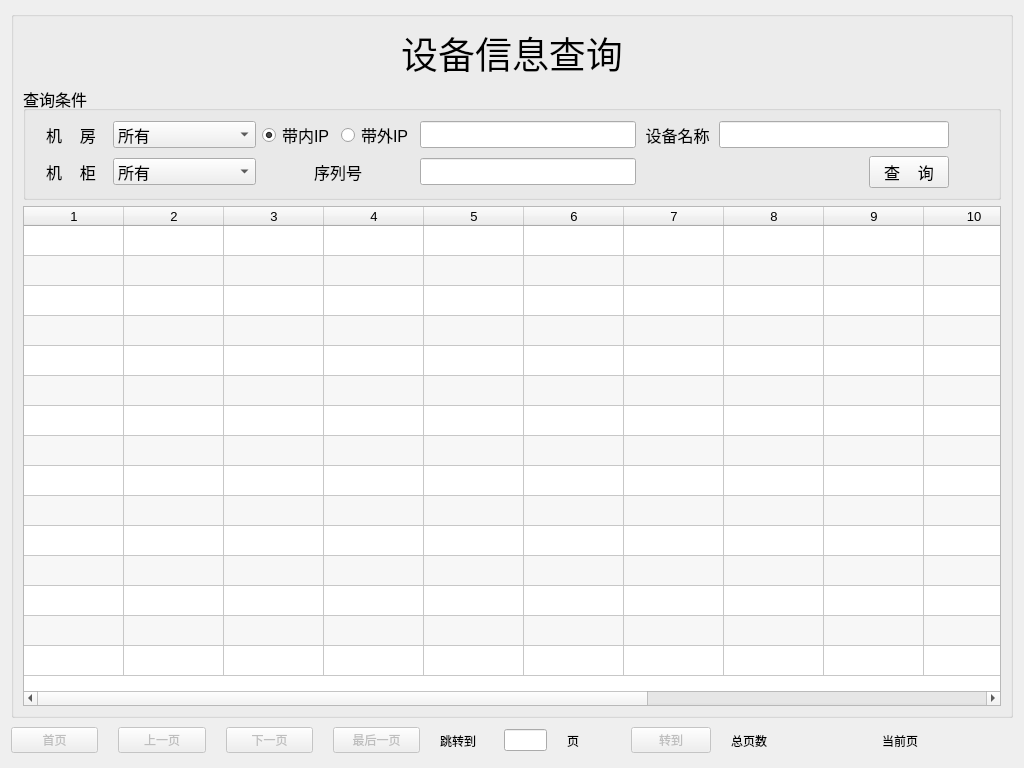
<?xml version="1.0" encoding="UTF-8"?>
<ui version="4.0">
 <class>MachineSelect</class>
 <widget class="QWidget" name="MachineSelect">
  <property name="geometry">
   <rect>
    <x>0</x>
    <y>0</y>
    <width>1024</width>
    <height>768</height>
   </rect>
  </property>
  <property name="windowTitle">
   <string>设备查询窗口</string>
  </property>
  <property name="windowIcon">
   <iconset>
    <normaloff>C:/Users/zl/.designer/backup/img/11.ico</normaloff>C:/Users/zl/.designer/backup/img/11.ico</iconset>
  </property>
  <layout class="QHBoxLayout" name="horizontalLayout">
   <item>
    <layout class="QVBoxLayout" name="verticalLayout_2" stretch="15,1">
     <item>
      <widget class="QGroupBox" name="vbox">
       <property name="sizePolicy">
        <sizepolicy hsizetype="Expanding" vsizetype="Preferred">
         <horstretch>0</horstretch>
         <verstretch>0</verstretch>
        </sizepolicy>
       </property>
       <property name="baseSize">
        <size>
         <width>0</width>
         <height>0</height>
        </size>
       </property>
       <property name="alignment">
        <set>Qt::AlignCenter</set>
       </property>
       <layout class="QVBoxLayout" name="verticalLayout" stretch="1,2,7">
        <item>
         <widget class="QLabel" name="title">
          <property name="sizePolicy">
           <sizepolicy hsizetype="Preferred" vsizetype="Preferred">
            <horstretch>1</horstretch>
            <verstretch>1</verstretch>
           </sizepolicy>
          </property>
          <property name="font">
           <font>
            <pointsize>28</pointsize>
           </font>
          </property>
          <property name="text">
           <string>设备信息查询</string>
          </property>
          <property name="alignment">
           <set>Qt::AlignCenter</set>
          </property>
         </widget>
        </item>
        <item>
         <widget class="QGroupBox" name="groupBox">
          <property name="sizePolicy">
           <sizepolicy hsizetype="Preferred" vsizetype="Preferred">
            <horstretch>0</horstretch>
            <verstretch>0</verstretch>
           </sizepolicy>
          </property>
          <property name="font">
           <font>
            <pointsize>12</pointsize>
           </font>
          </property>
          <property name="styleSheet">
           <string notr="true"/>
          </property>
          <property name="title">
           <string>查询条件</string>
          </property>
          <property name="flat">
           <bool>false</bool>
          </property>
          <property name="checkable">
           <bool>false</bool>
          </property>
          <layout class="QHBoxLayout" name="horizontalLayout_2">
           <item>
            <layout class="QGridLayout" name="gridLayout" columnstretch="1,2,1,1,3,1,2,1,0">
             <item row="0" column="5">
              <widget class="QLabel" name="label_3">
               <property name="sizePolicy">
                <sizepolicy hsizetype="Preferred" vsizetype="Preferred">
                 <horstretch>2</horstretch>
                 <verstretch>0</verstretch>
                </sizepolicy>
               </property>
               <property name="text">
                <string>设备名称</string>
               </property>
               <property name="alignment">
                <set>Qt::AlignCenter</set>
               </property>
              </widget>
             </item>
             <item row="0" column="8">
              <spacer name="horizontalSpacer_3">
               <property name="orientation">
                <enum>Qt::Horizontal</enum>
               </property>
               <property name="sizeHint" stdset="0">
                <size>
                 <width>40</width>
                 <height>20</height>
                </size>
               </property>
              </spacer>
             </item>
             <item row="1" column="1">
              <widget class="QComboBox" name="cb_cabniet">
               <item>
                <property name="text">
                 <string>所有</string>
                </property>
               </item>
              </widget>
             </item>
             <item row="0" column="6" colspan="2">
              <widget class="QLineEdit" name="machine_name">
               <property name="sizePolicy">
                <sizepolicy hsizetype="Expanding" vsizetype="Fixed">
                 <horstretch>3</horstretch>
                 <verstretch>0</verstretch>
                </sizepolicy>
               </property>
              </widget>
             </item>
             <item row="1" column="5" colspan="2">
              <spacer name="horizontalSpacer">
               <property name="orientation">
                <enum>Qt::Horizontal</enum>
               </property>
               <property name="sizeHint" stdset="0">
                <size>
                 <width>188</width>
                 <height>20</height>
                </size>
               </property>
              </spacer>
             </item>
             <item row="1" column="7">
              <widget class="QPushButton" name="select_btn">
               <property name="sizePolicy">
                <sizepolicy hsizetype="Minimum" vsizetype="Fixed">
                 <horstretch>0</horstretch>
                 <verstretch>0</verstretch>
                </sizepolicy>
               </property>
               <property name="text">
                <string>查    询</string>
               </property>
              </widget>
             </item>
             <item row="1" column="0">
              <widget class="QLabel" name="label_5">
               <property name="text">
                <string>机    柜</string>
               </property>
               <property name="alignment">
                <set>Qt::AlignCenter</set>
               </property>
              </widget>
             </item>
             <item row="0" column="1">
              <widget class="QComboBox" name="room">
               <item>
                <property name="text">
                 <string>所有</string>
                </property>
               </item>
              </widget>
             </item>
             <item row="0" column="4">
              <widget class="QLineEdit" name="mg_ip">
               <property name="sizePolicy">
                <sizepolicy hsizetype="Expanding" vsizetype="Fixed">
                 <horstretch>3</horstretch>
                 <verstretch>0</verstretch>
                </sizepolicy>
               </property>
              </widget>
             </item>
             <item row="1" column="8">
              <spacer name="horizontalSpacer_2">
               <property name="orientation">
                <enum>Qt::Horizontal</enum>
               </property>
               <property name="sizeHint" stdset="0">
                <size>
                 <width>40</width>
                 <height>20</height>
                </size>
               </property>
              </spacer>
             </item>
             <item row="1" column="4">
              <widget class="QLineEdit" name="le_sn">
               <property name="sizePolicy">
                <sizepolicy hsizetype="Expanding" vsizetype="Fixed">
                 <horstretch>3</horstretch>
                 <verstretch>0</verstretch>
                </sizepolicy>
               </property>
              </widget>
             </item>
             <item row="0" column="0">
              <widget class="QLabel" name="label">
               <property name="sizePolicy">
                <sizepolicy hsizetype="Preferred" vsizetype="Preferred">
                 <horstretch>2</horstretch>
                 <verstretch>0</verstretch>
                </sizepolicy>
               </property>
               <property name="text">
                <string>机    房</string>
               </property>
               <property name="alignment">
                <set>Qt::AlignCenter</set>
               </property>
              </widget>
             </item>
             <item row="0" column="3">
              <widget class="QRadioButton" name="rd_bmc_ip">
               <property name="text">
                <string>带外IP</string>
               </property>
              </widget>
             </item>
             <item row="0" column="2">
              <widget class="QRadioButton" name="rd_mg_ip">
               <property name="text">
                <string>带内IP</string>
               </property>
               <property name="checked">
                <bool>true</bool>
               </property>
              </widget>
             </item>
             <item row="1" column="2" colspan="2">
              <widget class="QLabel" name="label_2">
               <property name="sizePolicy">
                <sizepolicy hsizetype="Preferred" vsizetype="Preferred">
                 <horstretch>2</horstretch>
                 <verstretch>0</verstretch>
                </sizepolicy>
               </property>
               <property name="text">
                <string>序列号</string>
               </property>
               <property name="alignment">
                <set>Qt::AlignCenter</set>
               </property>
              </widget>
             </item>
            </layout>
           </item>
          </layout>
         </widget>
        </item>
        <item>
         <widget class="QTableWidget" name="select_table">
          <property name="sizePolicy">
           <sizepolicy hsizetype="Preferred" vsizetype="Preferred">
            <horstretch>0</horstretch>
            <verstretch>0</verstretch>
           </sizepolicy>
          </property>
          <property name="minimumSize">
           <size>
            <width>900</width>
            <height>500</height>
           </size>
          </property>
          <property name="font">
           <font>
            <pointsize>10</pointsize>
            <bold>false</bold>
           </font>
          </property>
          <property name="editTriggers">
           <set>QAbstractItemView::NoEditTriggers</set>
          </property>
          <property name="dragEnabled">
           <bool>false</bool>
          </property>
          <property name="alternatingRowColors">
           <bool>true</bool>
          </property>
          <property name="selectionBehavior">
           <enum>QAbstractItemView::SelectRows</enum>
          </property>
          <property name="gridStyle">
           <enum>Qt::SolidLine</enum>
          </property>
          <property name="rowCount">
           <number>15</number>
          </property>
          <property name="columnCount">
           <number>14</number>
          </property>
          <attribute name="horizontalHeaderVisible">
           <bool>true</bool>
          </attribute>
          <attribute name="horizontalHeaderCascadingSectionResizes">
           <bool>false</bool>
          </attribute>
          <attribute name="horizontalHeaderHighlightSections">
           <bool>true</bool>
          </attribute>
          <attribute name="horizontalHeaderShowSortIndicator" stdset="0">
           <bool>false</bool>
          </attribute>
          <attribute name="verticalHeaderVisible">
           <bool>false</bool>
          </attribute>
          <attribute name="verticalHeaderCascadingSectionResizes">
           <bool>false</bool>
          </attribute>
          <row/>
          <row/>
          <row/>
          <row/>
          <row/>
          <row/>
          <row/>
          <row/>
          <row/>
          <row/>
          <row/>
          <row/>
          <row/>
          <row/>
          <row/>
          <column/>
          <column/>
          <column/>
          <column/>
          <column/>
          <column/>
          <column/>
          <column/>
          <column/>
          <column/>
          <column/>
          <column/>
          <column/>
          <column/>
         </widget>
        </item>
       </layout>
      </widget>
     </item>
     <item>
      <layout class="QHBoxLayout" name="page_layout" stretch="2,2,2,2,1,1,1,1,3,3">
       <property name="spacing">
        <number>20</number>
       </property>
       <item>
        <widget class="QPushButton" name="home_btn">
         <property name="enabled">
          <bool>false</bool>
         </property>
         <property name="text">
          <string>首页</string>
         </property>
        </widget>
       </item>
       <item>
        <widget class="QPushButton" name="pre_btn">
         <property name="enabled">
          <bool>false</bool>
         </property>
         <property name="text">
          <string>上一页</string>
         </property>
        </widget>
       </item>
       <item>
        <widget class="QPushButton" name="next_btn">
         <property name="enabled">
          <bool>false</bool>
         </property>
         <property name="text">
          <string>下一页</string>
         </property>
        </widget>
       </item>
       <item>
        <widget class="QPushButton" name="last_btn">
         <property name="enabled">
          <bool>false</bool>
         </property>
         <property name="text">
          <string>最后一页</string>
         </property>
        </widget>
       </item>
       <item>
        <widget class="QLabel" name="go_page_lb">
         <property name="text">
          <string>跳转到</string>
         </property>
        </widget>
       </item>
       <item>
        <widget class="QLineEdit" name="page_input_le"/>
       </item>
       <item>
        <widget class="QLabel" name="page_lb">
         <property name="text">
          <string>页</string>
         </property>
        </widget>
       </item>
       <item>
        <widget class="QPushButton" name="go_btn">
         <property name="enabled">
          <bool>false</bool>
         </property>
         <property name="text">
          <string>转到</string>
         </property>
        </widget>
       </item>
       <item>
        <widget class="QLabel" name="total_page_lb">
         <property name="text">
          <string>总页数</string>
         </property>
        </widget>
       </item>
       <item>
        <widget class="QLabel" name="current_page_lb">
         <property name="text">
          <string>当前页</string>
         </property>
        </widget>
       </item>
      </layout>
     </item>
    </layout>
   </item>
  </layout>
 </widget>
 <tabstops>
  <tabstop>mg_ip</tabstop>
  <tabstop>le_sn</tabstop>
  <tabstop>machine_name</tabstop>
  <tabstop>select_btn</tabstop>
  <tabstop>select_table</tabstop>
  <tabstop>home_btn</tabstop>
  <tabstop>pre_btn</tabstop>
  <tabstop>next_btn</tabstop>
  <tabstop>last_btn</tabstop>
  <tabstop>page_input_le</tabstop>
  <tabstop>go_btn</tabstop>
 </tabstops>
 <resources/>
 <connections/>
</ui>
